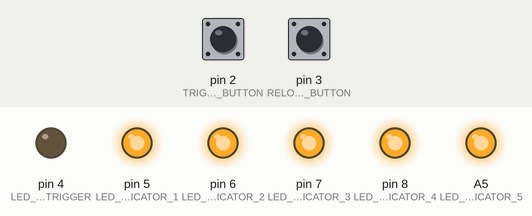
Bench run of a sketch on a simulated Arduino Uno, built with avr-gcc and run on an emulated ATmega328P. On the bench: output pins drawn as LEDs (lit = HIGH). Dashed ring = blinking. The inputs (shaded band) are chosen by the test bench; at power-on: pin 2 (TRIGGER_BUTTON) LOW, pin 3 (RELOAD_BUTTON) LOW. Storage starts empty; the audio player accepts every command and is not drawn; what the sketch prints to the serial monitor is not drawn.

Above: at 4.4 s.
4.5 s: pin 2 (TRIGGER_BUTTON) pulled HIGH for 1 s
At 4.66 s:
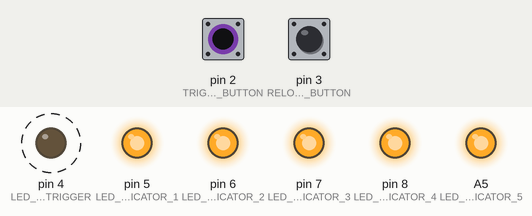
7.0 s: pin 2 (TRIGGER_BUTTON) pulled HIGH for 3.2 s
At 10.6 s:
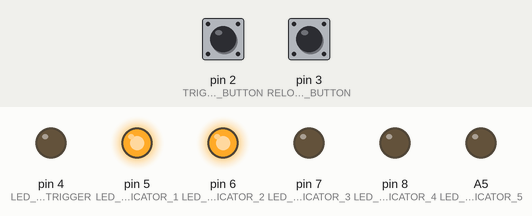
11.7 s: pin 2 (TRIGGER_BUTTON) pulled HIGH for 1 s
At 13.2 s:
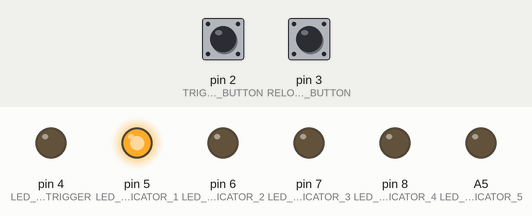
14.2 s: pin 3 (RELOAD_BUTTON) pulled HIGH for 0.15 s
At 14.9 s:
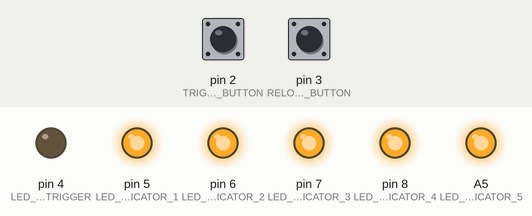
15.9 s: pin 3 (RELOAD_BUTTON) pulled HIGH for 1 s
At 17.5 s:
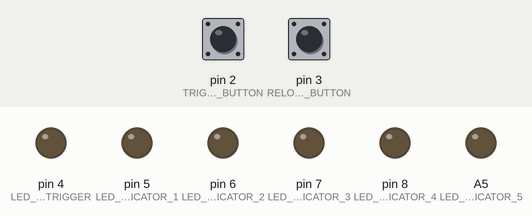
Timing chart, 0 to 19.0 s (numbered marks = the images above; inputs shaded):
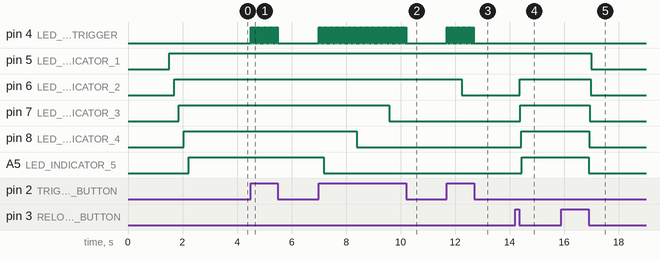

The sketch:

Code.ino
```cpp
//Updated Code 28/1/2018
/*
   Note, Voice commands must be recoreded in the following order:
    1) Rapid Fire
    2) Armor Piercing
    3) Grenade
    4) Double Whammy
    5) Flare
    6) Reload

    But they can be called in any order.
 */
#include <SD.h>
#include <TMRpcm.h>
#include <SPI.h>
#include <TMRpcm.h>

/*
 * Pin Definitions
 */

#define DEFAULT_AMMO 119
#define DEFAULT_AMMO_2 100
#define NO_OF_LEDS 5
#define DIVIDING_FACTOR 20
#define SD_ChipSelectPin 10

#define LED_INDICATOR_1 5
#define LED_INDICATOR_2 6
#define LED_INDICATOR_3 7
#define LED_INDICATOR_4 8
#define LED_INDICATOR_5 A5

int LED_Array[NO_OF_LEDS] = {LED_INDICATOR_1, LED_INDICATOR_2, LED_INDICATOR_3, LED_INDICATOR_4, LED_INDICATOR_5};

#define LED_FOR_TRIGGER 4

#define SPEAKER_PIN 9

#define TRIGGER_BUTTON 2
#define RELOAD_BUTTON 3

/* Speaker Object */
TMRpcm tmrpcm;
TMRpcm Audio_Out;

/* Audio File names */
char *Rapid_Fire = "rapid_b.wav";
char *Armor_Piercing = "Ar_pie_b.wav";
char *Grenade = "Gren_b.wav";
char *Double_Whammy = "dbe_wmy.wav";
char *Flare = "Flare_b.wav";
char *Reload = "Reload.wav";
char *Start_up = "strt_up.wav";
char *No_Ammo = "no_a.wav";
char *Current_Weapon =  "dflt_b.wav";

/* Please fill this fvariables with the matching file names */
char *ammo_exhausted_track = "no_a.wav";
char *Flare_out = "empty_f.wav"; // change the foo.wav with wave you want for flare out sound
char *double_whammy_selected = "doub_w.wav";
char *grenade_selected = "Gren.wav";
char *flare_selected = "Flare.wav";
char *Armor_Piercing_selected = "Ar_pie.wav";
char *rapid_fire_selected = "rapid_f.wav";

/* Bullet Store */
volatile uint16_t Bullet_Rapid_Fire = DEFAULT_AMMO;
volatile uint16_t Bullet_Armor_Piercing = DEFAULT_AMMO;
volatile uint16_t Bullet_Grenade = DEFAULT_AMMO;
volatile uint16_t Bullet_Double_Whammy = DEFAULT_AMMO;
volatile uint16_t Bullet_Flare = DEFAULT_AMMO;

volatile uint16_t *Bullet_Current_Weapon =  Bullet_Rapid_Fire;

// my section

typedef enum{Rapid_Fire_M ,Armor_Piercing_M , Grenade_M ,Double_Whammy_M,Flare_M} mode_t;
volatile mode_t current_mode = Rapid_Fire_M;
volatile bool is_enabled_flag = true;

/////////////////////////////////////////////////////////////////////////
/*
 * Main setup
 */
void setup() {

  Serial.begin(9600);

  /* Pin Initializations */
  pinMode(LED_INDICATOR_1, OUTPUT);
  pinMode(LED_INDICATOR_2, OUTPUT);
  pinMode(LED_INDICATOR_3, OUTPUT);
  pinMode(LED_INDICATOR_4, OUTPUT);
  pinMode(LED_INDICATOR_5, OUTPUT);

  pinMode(LED_FOR_TRIGGER, OUTPUT);

  pinMode(TRIGGER_BUTTON, INPUT);
  pinMode(RELOAD_BUTTON, INPUT);

  /* Attach interrupt to reload pin */
  attachInterrupt(digitalPinToInterrupt(RELOAD_BUTTON), Reload_Func, RISING);

  /* Assign speaker pin */
  Audio_Out.speakerPin = SPEAKER_PIN;

  /* SD Initialization */
  if (!SD.begin(SD_ChipSelectPin)) {   Error_Handler2();
        Error_Handler();
        //Serial.println("sd_failed");
      }

  /* Initialize voice recognition module */
  Voice_Recog_Init();

  /* Play start up tone */
  Audio_Out.play(Start_up); //this sound file will play each time the arduino powers up, or is reset
  //Error_Handler2();
  Led_command_Received();
  delay(1000);
  Current_Weapon = Rapid_Fire;
  current_mode = Rapid_Fire_M;
  Bullet_Current_Weapon = &Bullet_Rapid_Fire;

}


/////////////////////////////////////////////////////////////////////////
/*
 * Continous Loop
 */
byte com = 0;
void loop() {


  /* If voice command is available */
  while(Serial.available())
  {
    com = Serial.read();

    if(is_enabled_flag){
    /* Flash LEDS */
    Led_command_Received();

    switch(com)
    {
      case 0x11:
      {

        /* Play audio */
        Current_Weapon = Rapid_Fire;
        current_mode = Rapid_Fire_M;
        Bullet_Current_Weapon = &Bullet_Rapid_Fire;
        if(*Bullet_Current_Weapon > 19)
        {
        Audio_Out.play(rapid_fire_selected);
        /* Set current weapon */

       }else
        {
          Audio_Out.play(ammo_exhausted_track);


        }

      }

      break;

      case 0x12:

      {

         /* Play audio */

        Current_Weapon = Armor_Piercing;
        current_mode = Armor_Piercing_M;
        Bullet_Current_Weapon = &Bullet_Armor_Piercing;
        if(*Bullet_Current_Weapon > 19)
        {
        Audio_Out.play(Armor_Piercing_selected);
        /* Set current weapon */
        }else
        {
          Audio_Out.play(ammo_exhausted_track);

        }

      }
      break;

      case 0x13:
      {

        /* Play audio */

        Current_Weapon = Grenade;
        current_mode = Grenade_M;
        Bullet_Current_Weapon = &Bullet_Grenade;
        if(*Bullet_Current_Weapon > 19)
        {
        Audio_Out.play(grenade_selected);

        /* Set current weapon */
        }else
        {
           Audio_Out.play(ammo_exhausted_track);

        }

      }
      break;

      case 0x14:
      {


         Current_Weapon = Double_Whammy;
         current_mode = Double_Whammy_M;
         Bullet_Current_Weapon = &Bullet_Double_Whammy;
         if(*Bullet_Current_Weapon > 19)
         {
        /* Play audio */
        Audio_Out.play(double_whammy_selected);
        /* Set current weapon */
        }else
        {
            Audio_Out.play(ammo_exhausted_track);

        }
      }
      break;

      case 0x15:
      {

        Current_Weapon = Flare;
        current_mode = Flare_M;
        Bullet_Current_Weapon = &Bullet_Flare;
        if(*Bullet_Current_Weapon > 19)
        {
         /* Play audio */
        Audio_Out.play(flare_selected);
        /* Set current weapon */


        }else
        {
           Audio_Out.play(Flare_out);

        }
      }
      break;

    }

    Display_lED( *Bullet_Current_Weapon / DIVIDING_FACTOR );


  }


  }
  /* If trigger is pressed */
  while( digitalRead(TRIGGER_BUTTON) && is_enabled_flag )
  {

    if(*Bullet_Current_Weapon > 19)
    {

     /* Fire current wepon */
        Audio_Out.play(Current_Weapon);
     /* Flsh Trigger */
        if(current_mode ==Double_Whammy_M | current_mode ==Rapid_Fire_M |current_mode==Armor_Piercing_M)
        {
          Trigger_Flash();
          *Bullet_Current_Weapon =  *Bullet_Current_Weapon-1;
          Display_lED( *Bullet_Current_Weapon / DIVIDING_FACTOR );
        }

     /* Decrement Bullet count*/
        if(current_mode ==Grenade_M)
        {
         *Bullet_Current_Weapon =  *Bullet_Current_Weapon -20;
         Display_lED( *Bullet_Current_Weapon / DIVIDING_FACTOR );
         digitalWrite(LED_FOR_TRIGGER,HIGH);
         delay(100);
         digitalWrite(LED_FOR_TRIGGER,LOW);
         delay(50);
        }
        if(current_mode ==Flare_M)
        {
         *Bullet_Current_Weapon =  *Bullet_Current_Weapon -20;
         Display_lED( *Bullet_Current_Weapon / DIVIDING_FACTOR );
         delay(1500);
         digitalWrite(LED_FOR_TRIGGER,HIGH);
         delay(100);
         digitalWrite(LED_FOR_TRIGGER,LOW);
         delay(50);
        }


     //delay(500);
    }
    else
    {

      if(current_mode ==Flare_M)
      {

         Audio_Out.play(Flare_out);
      }
      else
      {
      Audio_Out.play(ammo_exhausted_track);

      Audio_Out.play(No_Ammo);
      }
      delay(1000); //!==RF Delay
    }

    //Display_lED( Bullet_Current_Weapon / DIVIDING_FACTOR );


    if(current_mode != Rapid_Fire_M)
    {

      while( digitalRead(TRIGGER_BUTTON))
      {
         delay(15);
      }

    }
  }

}


/*
 * Function to reload bullets
 */
void Reload_Func()
{
   /* Play audio */
   volatile uint32_t reloadCounts = 0;
   while(digitalRead(RELOAD_BUTTON))reloadCounts++;
   if (reloadCounts>50000)
   {
    if (is_enabled_flag)
    {
      //turn off the lights
     digitalWrite(LED_INDICATOR_5, LOW);
     for(volatile uint32_t i = 0;i<10000;i++);
     digitalWrite(LED_INDICATOR_4, LOW);
     for(volatile uint32_t i = 0;i<10000;i++);
     digitalWrite(LED_INDICATOR_3, LOW);
     for(volatile uint32_t i = 0;i<10000;i++);
     digitalWrite(LED_INDICATOR_2, LOW);
     for(volatile uint32_t i = 0;i<10000;i++);
     digitalWrite(LED_INDICATOR_1, LOW);
      is_enabled_flag = false;
    }else
    {
      //turn on the lights
     Audio_Out.play(Start_up);
     digitalWrite(LED_INDICATOR_1, HIGH);
     for(volatile uint32_t i = 0;i<30000;i++);
     digitalWrite(LED_INDICATOR_2, HIGH);
     for(volatile uint32_t i = 0;i<30000;i++);
     digitalWrite(LED_INDICATOR_3, HIGH);
     for(volatile uint32_t i = 0;i<30000;i++);
     digitalWrite(LED_INDICATOR_4, HIGH);
     for(volatile uint32_t i = 0;i<30000;i++);
     digitalWrite(LED_INDICATOR_5, HIGH);
      is_enabled_flag = true;

      Display_lED( *Bullet_Current_Weapon / DIVIDING_FACTOR );
    }
   }else
   {
    if(is_enabled_flag)
    {
      Display_reload_led();

     Audio_Out.play(Reload);
     Bullet_Rapid_Fire = DEFAULT_AMMO;
     Bullet_Armor_Piercing = DEFAULT_AMMO;
     Bullet_Grenade = DEFAULT_AMMO;
     Bullet_Double_Whammy = DEFAULT_AMMO;
     Bullet_Flare = DEFAULT_AMMO;

     Display_lED( *Bullet_Current_Weapon / DIVIDING_FACTOR );
    }
   }


}

/*
 *  Function to initialize voice module
 */
void Voice_Recog_Init()
{
  Serial.write(0xAA);
  Serial.write(0x37);
  delay(1000);
  Serial.write(0xAA);
  Serial.write(0x21);
}


/*
 * Error handler function
 */
void Error_Handler()
{
  while(1)
  {
     digitalWrite(LED_INDICATOR_5, HIGH);
     digitalWrite(LED_INDICATOR_4, HIGH);
     digitalWrite(LED_INDICATOR_3, HIGH);
     digitalWrite(LED_INDICATOR_2, HIGH);
     digitalWrite(LED_INDICATOR_1, HIGH);

     //delay(500);

     digitalWrite(LED_INDICATOR_5, LOW);
     digitalWrite(LED_INDICATOR_4, LOW);
     digitalWrite(LED_INDICATOR_3, LOW);
     digitalWrite(LED_INDICATOR_2, LOW);
     digitalWrite(LED_INDICATOR_1, LOW);

     delay(500);
  }
}
void Error_Handler2()
{
  while(1)
  {
     digitalWrite(LED_INDICATOR_5, HIGH);
     digitalWrite(LED_INDICATOR_4, HIGH);
     digitalWrite(LED_INDICATOR_3, HIGH);
     digitalWrite(LED_INDICATOR_2, HIGH);
     digitalWrite(LED_INDICATOR_1, HIGH);
  }
}

/*
 * Function to be called when voice command is received
 */
void Led_command_Received()
{
     /* Write all LEDS low */

     digitalWrite(LED_INDICATOR_5, LOW);
     digitalWrite(LED_INDICATOR_4, LOW);
     digitalWrite(LED_INDICATOR_3, LOW);
     digitalWrite(LED_INDICATOR_2, LOW);
     digitalWrite(LED_INDICATOR_1, LOW);

     /* Switch LEDS on one after the other */

     delay(500);
     digitalWrite(LED_INDICATOR_1, HIGH);
     delay(175);
     digitalWrite(LED_INDICATOR_2, HIGH);
     delay(175);
     digitalWrite(LED_INDICATOR_3, HIGH);
     delay(175);
     digitalWrite(LED_INDICATOR_4, HIGH);
     delay(175);
     digitalWrite(LED_INDICATOR_5, HIGH);


}

/*
 * Trigger led
 */
 void Trigger_Flash()
 {

       digitalWrite(LED_FOR_TRIGGER,HIGH);
       delay(30);
       digitalWrite(LED_FOR_TRIGGER,LOW);
       delay(30);


 }

void Display_reload_led()
{

     digitalWrite(LED_INDICATOR_5, LOW);
     digitalWrite(LED_INDICATOR_4, LOW);
     digitalWrite(LED_INDICATOR_3, LOW);
     digitalWrite(LED_INDICATOR_2, LOW);
     digitalWrite(LED_INDICATOR_1, LOW);

     /* Switch LEDS on one after the other */

     digitalWrite(LED_INDICATOR_1, HIGH);
     for(volatile uint32_t i = 0;i<10000;i++);
     digitalWrite(LED_INDICATOR_2, HIGH);
     for(volatile uint32_t i = 0;i<10000;i++);
     digitalWrite(LED_INDICATOR_3, HIGH);
     for(volatile uint32_t i = 0;i<10000;i++);
     digitalWrite(LED_INDICATOR_4, HIGH);
     for(volatile uint32_t i = 0;i<10000;i++);
     digitalWrite(LED_INDICATOR_5, HIGH);

}
void Display_lED(int n)
{


     for(int i=0; i<n; i++)
     {
       digitalWrite(LED_Array[i], HIGH);
     }

       for(int i=n; i<NO_OF_LEDS; i++)
     {
       digitalWrite(LED_Array[i], LOW);
     }
}
```

Measured:
- after the input at 4.5 s, pin 4 (LED_FOR_TRIGGER): alternates HIGH for 0.03 s and LOW for 0.03 s, 34 changes in all, then stays LOW, starting at once
- after the input at 7.0 s, pin 4 (LED_FOR_TRIGGER): alternates HIGH for 0.03 s and LOW for 0.03 s, 108 changes in all, then stays LOW, starting at once; pin 7 (LED_INDICATOR_3): HIGH → LOW after 2.6 s; pin 8 (LED_INDICATOR_4): HIGH → LOW after 1.4 s; A5 (LED_INDICATOR_5): HIGH → LOW after 0.18 s
- after the input at 11.7 s, pin 4 (LED_FOR_TRIGGER): alternates HIGH for 0.03 s and LOW for 0.03 s, 34 changes in all, then stays LOW, starting at once; pin 6 (LED_INDICATOR_2): HIGH → LOW after 0.54 s
- after the input at 14.2 s, pin 6 (LED_INDICATOR_2): LOW → HIGH after 0.17 s; pin 7 (LED_INDICATOR_3): LOW → HIGH after 0.19 s; pin 8 (LED_INDICATOR_4): LOW → HIGH after 0.22 s; A5 (LED_INDICATOR_5): LOW → HIGH after 0.24 s
- after the input at 15.9 s, pin 5 (LED_INDICATOR_1), pin 6 (LED_INDICATOR_2): HIGH → LOW after 1.1 s; pin 7 (LED_INDICATOR_3), pin 8 (LED_INDICATOR_4), A5 (LED_INDICATOR_5): HIGH → LOW after 1.0 s
